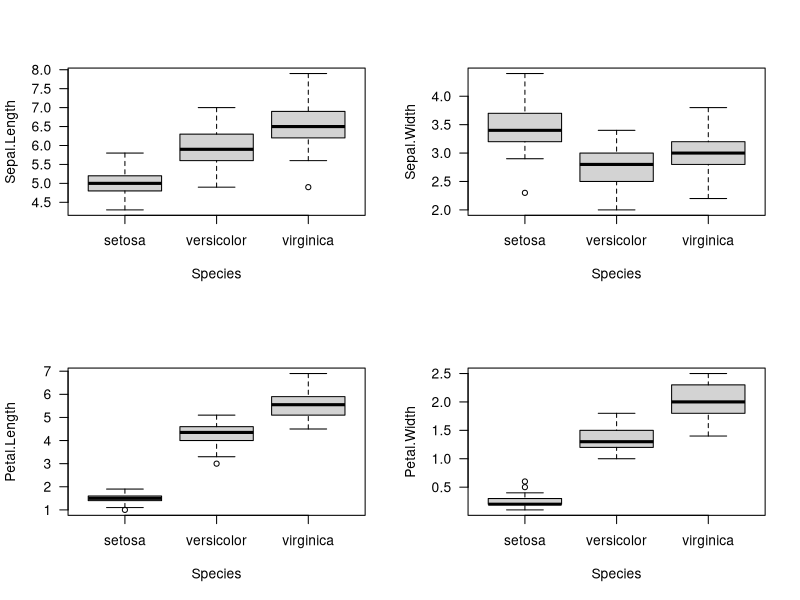
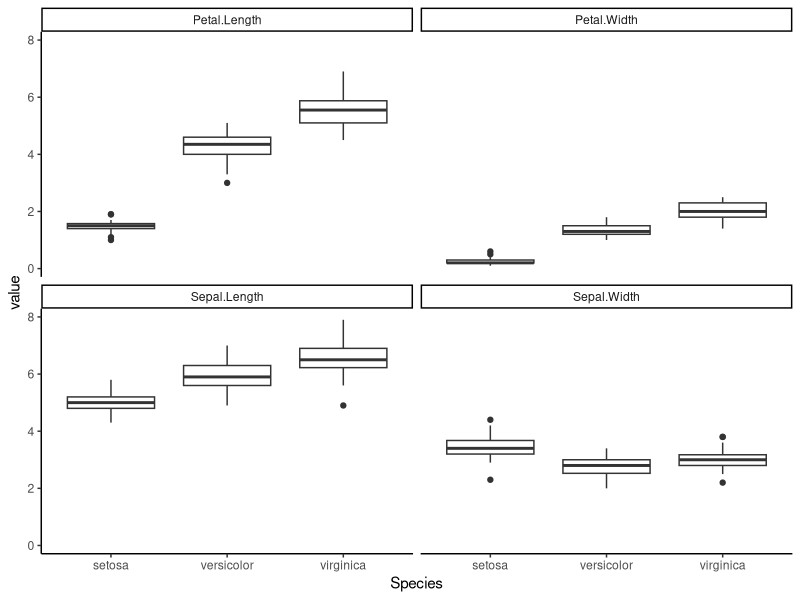

Write R code to recreate these figures, in order.
1 |>
    print()

library(tidyverse)
# base R
par(mfrow = c(2, 2))
for (i in 1:4) {
    boxplot(iris[, i] ~ iris$Species, las = 1, xlab = 'Species', ylab = names(iris)[i])
}

# tidyverse
iris |> 
    pivot_longer(-Species) |> 
    ggplot() +
    geom_boxplot(aes(Species, value)) +
    theme_classic() +
    facet_wrap(name ~.)

# base R
dtf1_mean <- data.frame(tapply(iris$Sepal.Length, iris$Species, mean, na.rm = TRUE))
dtf1_sd <- data.frame(tapply(iris$Sepal.Length, iris$Species, sd, na.rm = TRUE))
dtf1_median <- data.frame(tapply(iris$Sepal.Length, iris$Species, median, na.rm = TRUE))
# and other variables

# use a loop
dtf <- data.frame(rep(NA, 3))
for (i in 1:4) {
    dtf1_mean <- data.frame(tapply(iris[, i], iris$Species, mean, na.rm = TRUE))
    dtf1_sd <- data.frame(tapply(iris[, i], iris$Species, sd, na.rm = TRUE))
    dtf1_median <- data.frame(tapply(iris[, i], iris$Species, median, na.rm = TRUE))
    dtf1 <- cbind(dtf1_mean, dtf1_sd, dtf1_median)
    names(dtf1) <- paste0(names(iris)[i], '.', c('mean', 'sd', 'median'))
    dtf <- cbind(dtf, dtf1)
}

# tidyverse
dtf <- iris |> 
    pivot_longer(-Species) |> 
    group_by(Species, name) |> 
    summarise(mean = mean(value, na.rm = TRUE),
              sd   = sd(value, na.rm = TRUE),
              median = median(value, na.rm = TRUE))
dtf

